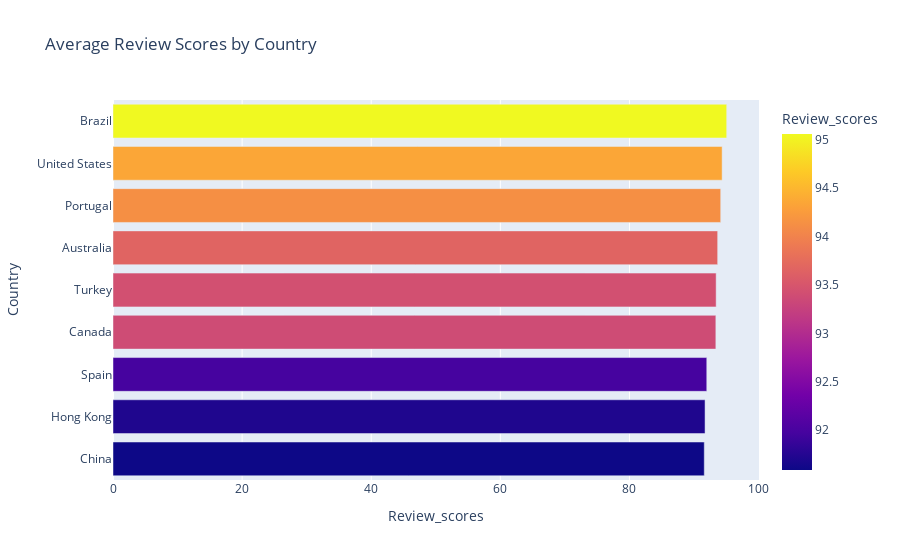

This figure's notebook cell:
### Code cell
fig = px.bar(Avg_review_score, x='Review_scores', y="Country", title='Average Review Scores by Country',color="Review_scores")
fig.show()

### Figure 1 — Plotly figure (JSON) as saved in the notebook; plotly's stock layout.template omitted (floating-point values rounded to 4 significant figures)
{"data": [{"alignmentgroup": "True", "hovertemplate": "Review_scores=%{marker.color}<br>Country=%{y}<extra></extra>", "legendgroup": "", "marker": {"color": [91.59, 91.71, 91.98, 93.38, 93.43, 93.66, 94.13, 94.35, 95.06], "coloraxis": "coloraxis", "pattern": {"shape": ""}}, "name": "", "offsetgroup": "", "orientation": "h", "showlegend": false, "textposition": "auto", "type": "bar", "x": [91.59, 91.71, 91.98, 93.38, 93.43, 93.66, 94.13, 94.35, 95.06], "xaxis": "x", "y": ["China", "Hong Kong", "Spain", "Canada", "Turkey", "Australia", "Portugal", "United States", "Brazil"], "yaxis": "y"}], "layout": {"barmode": "relative", "coloraxis": {"colorbar": {"title": {"text": "Review_scores"}}, "colorscale": [[0, "#0d0887"], [0.1111, "#46039f"], [0.2222, "#7201a8"], [0.3333, "#9c179e"], [0.4444, "#bd3786"], [0.5556, "#d8576b"], [0.6667, "#ed7953"], [0.7778, "#fb9f3a"], [0.8889, "#fdca26"], [1, "#f0f921"]]}, "legend": {"tracegroupgap": 0}, "title": {"text": "Average Review Scores by Country"}, "xaxis": {"anchor": "y", "domain": [0, 1], "title": {"text": "Review_scores"}}, "yaxis": {"anchor": "x", "domain": [0, 1], "title": {"text": "Country"}}}}
